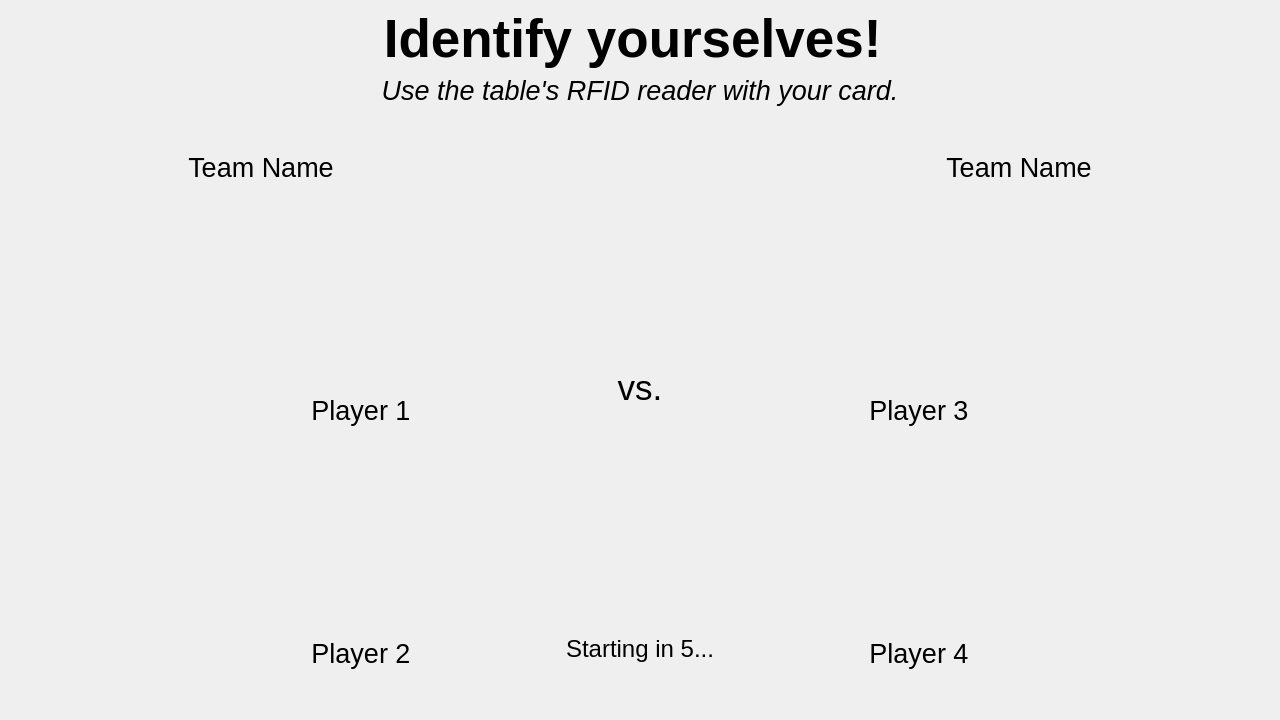
<?xml version="1.0" encoding="UTF-8"?>
<ui version="4.0">
 <class>Form</class>
 <widget class="QWidget" name="Form">
  <property name="geometry">
   <rect>
    <x>0</x>
    <y>0</y>
    <width>1280</width>
    <height>720</height>
   </rect>
  </property>
  <property name="windowTitle">
   <string>Form</string>
  </property>
  <layout class="QVBoxLayout" name="verticalLayout">
   <property name="topMargin">
    <number>9</number>
   </property>
   <item>
    <widget class="QLabel" name="label_5">
     <property name="minimumSize">
      <size>
       <width>0</width>
       <height>32</height>
      </size>
     </property>
     <property name="font">
      <font>
       <pointsize>40</pointsize>
       <weight>75</weight>
       <bold>true</bold>
      </font>
     </property>
     <property name="text">
      <string>Identify yourselves! </string>
     </property>
     <property name="alignment">
      <set>Qt::AlignBottom|Qt::AlignHCenter</set>
     </property>
    </widget>
   </item>
   <item>
    <widget class="QLabel" name="label_6">
     <property name="font">
      <font>
       <pointsize>20</pointsize>
       <italic>true</italic>
      </font>
     </property>
     <property name="text">
      <string>Use the table's RFID reader with your card.</string>
     </property>
     <property name="alignment">
      <set>Qt::AlignHCenter|Qt::AlignTop</set>
     </property>
    </widget>
   </item>
   <item>
    <spacer name="verticalSpacer">
     <property name="orientation">
      <enum>Qt::Vertical</enum>
     </property>
     <property name="sizeType">
      <enum>QSizePolicy::Expanding</enum>
     </property>
     <property name="sizeHint" stdset="0">
      <size>
       <width>20</width>
       <height>30</height>
      </size>
     </property>
    </spacer>
   </item>
   <item>
    <layout class="QHBoxLayout" name="HLayMain">
     <item>
      <layout class="QVBoxLayout" name="vLayLeft">
       <item>
        <widget class="QLabel" name="lblTeamLeft">
         <property name="font">
          <font>
           <pointsize>20</pointsize>
           <italic>false</italic>
          </font>
         </property>
         <property name="text">
          <string>Team Name</string>
         </property>
         <property name="alignment">
          <set>Qt::AlignCenter</set>
         </property>
        </widget>
       </item>
       <item>
        <layout class="QHBoxLayout" name="hLayLeft">
         <item>
          <spacer name="hSpaceL">
           <property name="orientation">
            <enum>Qt::Horizontal</enum>
           </property>
           <property name="sizeType">
            <enum>QSizePolicy::Preferred</enum>
           </property>
           <property name="sizeHint" stdset="0">
            <size>
             <width>200</width>
             <height>20</height>
            </size>
           </property>
          </spacer>
         </item>
         <item>
          <layout class="QVBoxLayout" name="layoutP1P2">
           <item>
            <spacer name="vSpaceLT">
             <property name="orientation">
              <enum>Qt::Vertical</enum>
             </property>
             <property name="sizeType">
              <enum>QSizePolicy::Expanding</enum>
             </property>
             <property name="sizeHint" stdset="0">
              <size>
               <width>20</width>
               <height>0</height>
              </size>
             </property>
            </spacer>
           </item>
           <item>
            <layout class="QHBoxLayout" name="hLayPicP1">
             <item>
              <widget class="QWidget" name="imgP1" native="true">
               <property name="sizePolicy">
                <sizepolicy hsizetype="Fixed" vsizetype="Fixed">
                 <horstretch>0</horstretch>
                 <verstretch>0</verstretch>
                </sizepolicy>
               </property>
               <property name="minimumSize">
                <size>
                 <width>200</width>
                 <height>200</height>
                </size>
               </property>
               <property name="maximumSize">
                <size>
                 <width>200</width>
                 <height>200</height>
                </size>
               </property>
               <property name="styleSheet">
                <string notr="true">border-image: url(:/ui/img/placeholder_head.jpg);</string>
               </property>
              </widget>
             </item>
            </layout>
           </item>
           <item>
            <widget class="QLabel" name="lblP1">
             <property name="sizePolicy">
              <sizepolicy hsizetype="Preferred" vsizetype="Preferred">
               <horstretch>0</horstretch>
               <verstretch>0</verstretch>
              </sizepolicy>
             </property>
             <property name="minimumSize">
              <size>
               <width>300</width>
               <height>0</height>
              </size>
             </property>
             <property name="font">
              <font>
               <pointsize>20</pointsize>
              </font>
             </property>
             <property name="text">
              <string>Player 1</string>
             </property>
             <property name="alignment">
              <set>Qt::AlignCenter</set>
             </property>
             <property name="wordWrap">
              <bool>true</bool>
             </property>
            </widget>
           </item>
           <item>
            <layout class="QHBoxLayout" name="hLayPicP2">
             <item>
              <widget class="QWidget" name="imgP2" native="true">
               <property name="sizePolicy">
                <sizepolicy hsizetype="Fixed" vsizetype="Fixed">
                 <horstretch>0</horstretch>
                 <verstretch>0</verstretch>
                </sizepolicy>
               </property>
               <property name="minimumSize">
                <size>
                 <width>200</width>
                 <height>200</height>
                </size>
               </property>
               <property name="maximumSize">
                <size>
                 <width>200</width>
                 <height>200</height>
                </size>
               </property>
               <property name="styleSheet">
                <string notr="true">border-image: url(:/ui/img/placeholder_head.jpg);</string>
               </property>
              </widget>
             </item>
            </layout>
           </item>
           <item>
            <widget class="QLabel" name="lblP2">
             <property name="sizePolicy">
              <sizepolicy hsizetype="Fixed" vsizetype="Preferred">
               <horstretch>0</horstretch>
               <verstretch>0</verstretch>
              </sizepolicy>
             </property>
             <property name="minimumSize">
              <size>
               <width>300</width>
               <height>0</height>
              </size>
             </property>
             <property name="font">
              <font>
               <pointsize>20</pointsize>
              </font>
             </property>
             <property name="text">
              <string>Player 2</string>
             </property>
             <property name="alignment">
              <set>Qt::AlignCenter</set>
             </property>
             <property name="wordWrap">
              <bool>true</bool>
             </property>
            </widget>
           </item>
           <item>
            <spacer name="vSpaceLB">
             <property name="orientation">
              <enum>Qt::Vertical</enum>
             </property>
             <property name="sizeType">
              <enum>QSizePolicy::Expanding</enum>
             </property>
             <property name="sizeHint" stdset="0">
              <size>
               <width>20</width>
               <height>0</height>
              </size>
             </property>
            </spacer>
           </item>
          </layout>
         </item>
        </layout>
       </item>
      </layout>
     </item>
     <item>
      <layout class="QVBoxLayout" name="vLayCenter" stretch="0,0">
       <item>
        <layout class="QHBoxLayout" name="hLayVS">
         <item>
          <spacer name="hSpaceVSL">
           <property name="orientation">
            <enum>Qt::Horizontal</enum>
           </property>
           <property name="sizeType">
            <enum>QSizePolicy::Preferred</enum>
           </property>
           <property name="sizeHint" stdset="0">
            <size>
             <width>90</width>
             <height>20</height>
            </size>
           </property>
          </spacer>
         </item>
         <item>
          <widget class="QLabel" name="lblVS">
           <property name="font">
            <font>
             <pointsize>26</pointsize>
            </font>
           </property>
           <property name="text">
            <string>vs.</string>
           </property>
           <property name="alignment">
            <set>Qt::AlignCenter</set>
           </property>
          </widget>
         </item>
         <item>
          <spacer name="hSpaceVSR">
           <property name="orientation">
            <enum>Qt::Horizontal</enum>
           </property>
           <property name="sizeType">
            <enum>QSizePolicy::Preferred</enum>
           </property>
           <property name="sizeHint" stdset="0">
            <size>
             <width>90</width>
             <height>20</height>
            </size>
           </property>
          </spacer>
         </item>
        </layout>
       </item>
       <item>
        <widget class="QLabel" name="lblStarting">
         <property name="maximumSize">
          <size>
           <width>16777215</width>
           <height>40</height>
          </size>
         </property>
         <property name="font">
          <font>
           <pointsize>18</pointsize>
          </font>
         </property>
         <property name="text">
          <string>Starting in 5...</string>
         </property>
         <property name="alignment">
          <set>Qt::AlignCenter</set>
         </property>
        </widget>
       </item>
      </layout>
     </item>
     <item>
      <layout class="QVBoxLayout" name="vLayRight">
       <item>
        <widget class="QLabel" name="lblTeamRight">
         <property name="font">
          <font>
           <pointsize>20</pointsize>
           <italic>false</italic>
          </font>
         </property>
         <property name="text">
          <string>Team Name</string>
         </property>
         <property name="alignment">
          <set>Qt::AlignCenter</set>
         </property>
        </widget>
       </item>
       <item>
        <layout class="QHBoxLayout" name="hLayRight">
         <property name="rightMargin">
          <number>0</number>
         </property>
         <item>
          <layout class="QVBoxLayout" name="layoutP3P4">
           <item>
            <spacer name="vSpaceRT">
             <property name="orientation">
              <enum>Qt::Vertical</enum>
             </property>
             <property name="sizeType">
              <enum>QSizePolicy::Expanding</enum>
             </property>
             <property name="sizeHint" stdset="0">
              <size>
               <width>20</width>
               <height>0</height>
              </size>
             </property>
            </spacer>
           </item>
           <item>
            <layout class="QHBoxLayout" name="hLayPicP3">
             <item>
              <widget class="QWidget" name="imgP3" native="true">
               <property name="sizePolicy">
                <sizepolicy hsizetype="Fixed" vsizetype="Fixed">
                 <horstretch>0</horstretch>
                 <verstretch>0</verstretch>
                </sizepolicy>
               </property>
               <property name="minimumSize">
                <size>
                 <width>200</width>
                 <height>200</height>
                </size>
               </property>
               <property name="maximumSize">
                <size>
                 <width>200</width>
                 <height>200</height>
                </size>
               </property>
               <property name="styleSheet">
                <string notr="true">border-image: url(:/ui/img/placeholder_head.jpg);</string>
               </property>
              </widget>
             </item>
            </layout>
           </item>
           <item>
            <widget class="QLabel" name="lblP3">
             <property name="sizePolicy">
              <sizepolicy hsizetype="Preferred" vsizetype="Preferred">
               <horstretch>0</horstretch>
               <verstretch>0</verstretch>
              </sizepolicy>
             </property>
             <property name="minimumSize">
              <size>
               <width>300</width>
               <height>0</height>
              </size>
             </property>
             <property name="font">
              <font>
               <pointsize>20</pointsize>
              </font>
             </property>
             <property name="text">
              <string>Player 3</string>
             </property>
             <property name="alignment">
              <set>Qt::AlignCenter</set>
             </property>
             <property name="wordWrap">
              <bool>true</bool>
             </property>
            </widget>
           </item>
           <item>
            <layout class="QHBoxLayout" name="hLayPicP4">
             <item>
              <widget class="QWidget" name="imgP4" native="true">
               <property name="sizePolicy">
                <sizepolicy hsizetype="Fixed" vsizetype="Fixed">
                 <horstretch>0</horstretch>
                 <verstretch>0</verstretch>
                </sizepolicy>
               </property>
               <property name="minimumSize">
                <size>
                 <width>200</width>
                 <height>200</height>
                </size>
               </property>
               <property name="maximumSize">
                <size>
                 <width>200</width>
                 <height>200</height>
                </size>
               </property>
               <property name="styleSheet">
                <string notr="true">border-image: url(:/ui/img/placeholder_head.jpg);</string>
               </property>
              </widget>
             </item>
            </layout>
           </item>
           <item>
            <widget class="QLabel" name="lblP4">
             <property name="sizePolicy">
              <sizepolicy hsizetype="Fixed" vsizetype="Preferred">
               <horstretch>0</horstretch>
               <verstretch>0</verstretch>
              </sizepolicy>
             </property>
             <property name="minimumSize">
              <size>
               <width>300</width>
               <height>0</height>
              </size>
             </property>
             <property name="font">
              <font>
               <pointsize>20</pointsize>
              </font>
             </property>
             <property name="text">
              <string>Player 4</string>
             </property>
             <property name="alignment">
              <set>Qt::AlignCenter</set>
             </property>
             <property name="wordWrap">
              <bool>true</bool>
             </property>
            </widget>
           </item>
           <item>
            <spacer name="vSpacRB">
             <property name="orientation">
              <enum>Qt::Vertical</enum>
             </property>
             <property name="sizeType">
              <enum>QSizePolicy::Expanding</enum>
             </property>
             <property name="sizeHint" stdset="0">
              <size>
               <width>20</width>
               <height>0</height>
              </size>
             </property>
            </spacer>
           </item>
          </layout>
         </item>
         <item>
          <spacer name="hSpaceR">
           <property name="orientation">
            <enum>Qt::Horizontal</enum>
           </property>
           <property name="sizeType">
            <enum>QSizePolicy::Preferred</enum>
           </property>
           <property name="sizeHint" stdset="0">
            <size>
             <width>200</width>
             <height>20</height>
            </size>
           </property>
          </spacer>
         </item>
        </layout>
       </item>
      </layout>
     </item>
    </layout>
   </item>
   <item>
    <spacer name="verticalSpacer_2">
     <property name="orientation">
      <enum>Qt::Vertical</enum>
     </property>
     <property name="sizeHint" stdset="0">
      <size>
       <width>20</width>
       <height>10</height>
      </size>
     </property>
    </spacer>
   </item>
  </layout>
  <zorder>label_6</zorder>
  <zorder>verticalSpacer</zorder>
  <zorder>label_5</zorder>
  <zorder>verticalSpacer_2</zorder>
 </widget>
 <resources>
  <include location="assets.qrc"/>
 </resources>
 <connections/>
</ui>
